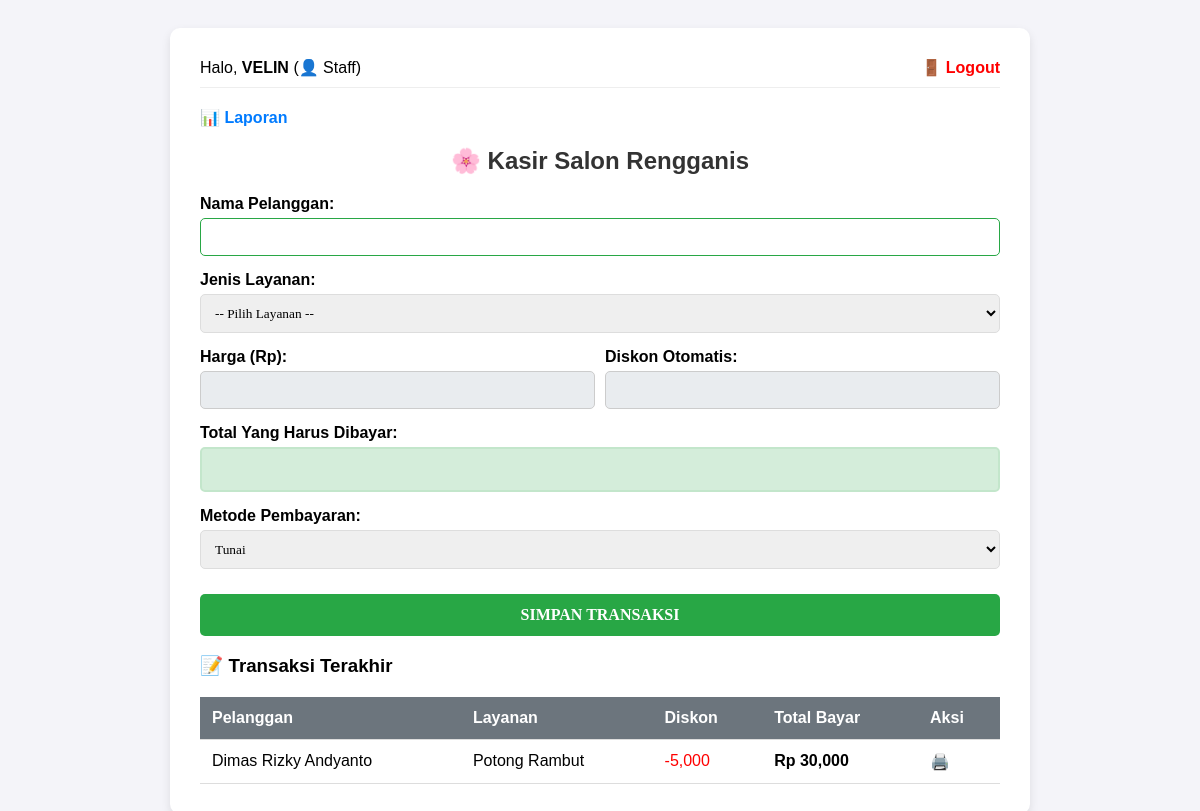
Page /index.php (signed in) on the committed database.
### tables this page shows
CREATE TABLE transaksi (
        id INTEGER PRIMARY KEY AUTOINCREMENT,
        tanggal DATE NOT NULL,
        jam TIME NOT NULL,
        nama_pelanggan TEXT,
        jenis_layanan TEXT NOT NULL,
        harga REAL NOT NULL,
        diskon REAL DEFAULT 0,
        total_bayar REAL NOT NULL,
        catatan TEXT
    , metode_pembayaran TEXT DEFAULT 'Tunai');

### index.php (the view, shortened to what this page needs)
<?php
$db = new PDO("sqlite:salon.db");
$atribut_lock = "readonly";
$opsi_metode = $db->query("SELECT * FROM master_metode");
$data_transaksi = $db->query("SELECT * FROM transaksi ORDER BY id DESC LIMIT 5");
?>
<!DOCTYPE html>
<html lang="id">
<head>
</head>
<body onload="startTimer()">
<div class="container">
    <div class="user-header">
        <div>
            Halo, <b><?= strtoupper($_SESSION['nama'] ?? 'USER') ?></b>
            (<?= ($_SESSION['role'] ?? '') == 'supervisor' ? '👑 Supervisor' : '👤 Staff' ?>)
        </div>
        <a href="logout.php" style="color: red; text-decoration: none; font-weight: bold;">🚪 Logout</a>
    </div>
    <div class="top-links">
        <a href="laporan.php" class="btn-link">📊 Laporan</a>
    </div>
    <h2>🌸 Kasir Salon Rengganis</h2>
    <form method="POST">
        <div class="form-group">
            <label>Nama Pelanggan:</label>
            <input type="text" name="nama" required autocomplete="off">
        </div>
        <div class="form-group">
            <label>Jenis Layanan:</label>
            <select name="layanan" id="pilihLayanan" onchange="updateHarga()" required>
                <option value="">-- Pilih Layanan --</option>
            </select>
        </div>
        <div style="display: flex; gap: 10px;">
            <div class="form-group" style="flex: 1;">
                <label>Harga (Rp):</label>
                <input type="number" name="harga_tampil" id="inputHarga" <?= $atribut_lock ?> onkeyup="hitungOtomatis()" oninput="hitungOtomatis()">
            </div>
            <div class="form-group" style="flex: 1;">
                <label>Diskon Otomatis:</label>
                <input type="number" name="diskon_tampil" id="inputDiskon" readonly>
            </div>
        </div>
        <div class="form-group">
            <label>Total Yang Harus Dibayar:</label>
            <input type="text" id="inputTotal" readonly>
        </div>
        <div class="form-group">
            <label>Metode Pembayaran:</label>
            <select name="metode">
                <?php foreach($opsi_metode as $row): ?>
                    <option value="<?= $row['nama_metode'] ?>"><?= $row['nama_metode'] ?></option>
                <?php endforeach; ?>
            </select>
        </div>
        <button type="submit" name="simpan">SIMPAN TRANSAKSI</button>
    </form>
    <h3>📝 Transaksi Terakhir</h3>
    <table>
        <thead>
            <tr>
                <th>Pelanggan</th>
                <th>Layanan</th>
                <th>Diskon</th>
                <th>Total Bayar</th>
                <th>Aksi</th>
            </tr>
        </thead>
        <tbody>
            <?php foreach($data_transaksi as $row): ?>
            <tr>
                <td><?= $row['nama_pelanggan'] ?></td>
                <td><?= $row['jenis_layanan'] ?></td>
                <td style="color: red;"><?= ($row['diskon'] > 0) ? '-'.number_format($row['diskon']) : '-' ?></td>
                <td style="font-weight: bold;">Rp <?= number_format($row['total_bayar']) ?></td>
                <td>
                    <a href="index.php?cetak=<?= $row['id'] ?>" style="text-decoration: none;">🖨️</a>
                </td>
            </tr>
            <?php endforeach; ?>
        </tbody>
    </table>
</div>
</body>
</html>

### rows in the picture
transaksi: nama_pelanggan "Dimas Rizky Andyanto", jenis_layanan "Potong Rambut", diskon "5,000", total_bayar "30,000"

### other values in the picture
$_SESSION['nama'] "VELIN"
form field metode "Tunai"
